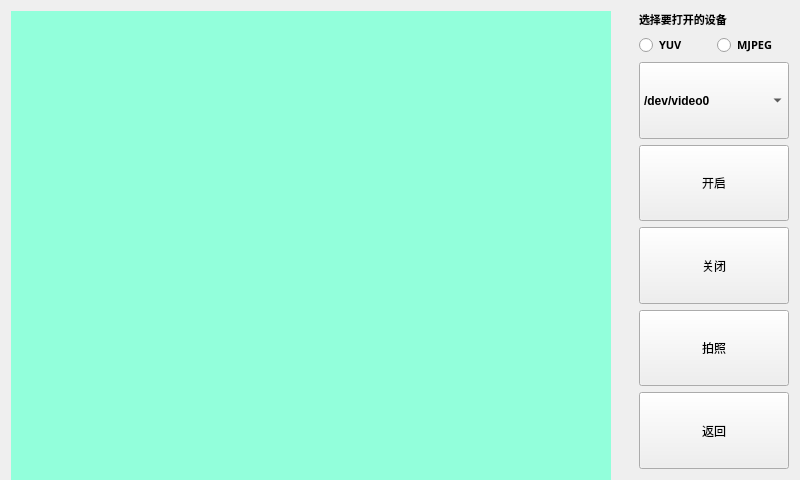
<?xml version="1.0" encoding="UTF-8"?>
<ui version="4.0">
 <class>camera</class>
 <widget class="QWidget" name="camera">
  <property name="geometry">
   <rect>
    <x>0</x>
    <y>0</y>
    <width>800</width>
    <height>480</height>
   </rect>
  </property>
  <property name="minimumSize">
   <size>
    <width>800</width>
    <height>480</height>
   </size>
  </property>
  <property name="maximumSize">
   <size>
    <width>800</width>
    <height>480</height>
   </size>
  </property>
  <property name="windowTitle">
   <string>Form</string>
  </property>
  <layout class="QGridLayout" name="gridLayout">
   <item row="0" column="0">
    <layout class="QHBoxLayout" name="horizontalLayout_2">
     <item>
      <widget class="QLabel" name="videoLb">
       <property name="sizePolicy">
        <sizepolicy hsizetype="Expanding" vsizetype="Expanding">
         <horstretch>0</horstretch>
         <verstretch>0</verstretch>
        </sizepolicy>
       </property>
       <property name="minimumSize">
        <size>
         <width>600</width>
         <height>480</height>
        </size>
       </property>
       <property name="maximumSize">
        <size>
         <width>600</width>
         <height>480</height>
        </size>
       </property>
       <property name="styleSheet">
        <string notr="true">background-color: rgb(146, 255, 219);</string>
       </property>
       <property name="text">
        <string/>
       </property>
      </widget>
     </item>
     <item>
      <spacer name="horizontalSpacer">
       <property name="orientation">
        <enum>Qt::Horizontal</enum>
       </property>
       <property name="sizeHint" stdset="0">
        <size>
         <width>40</width>
         <height>20</height>
        </size>
       </property>
      </spacer>
     </item>
     <item>
      <layout class="QVBoxLayout" name="verticalLayout">
       <item>
        <widget class="QLabel" name="label_2">
         <property name="sizePolicy">
          <sizepolicy hsizetype="Maximum" vsizetype="Fixed">
           <horstretch>0</horstretch>
           <verstretch>0</verstretch>
          </sizepolicy>
         </property>
         <property name="minimumSize">
          <size>
           <width>150</width>
           <height>0</height>
          </size>
         </property>
         <property name="maximumSize">
          <size>
           <width>100</width>
           <height>16777215</height>
          </size>
         </property>
         <property name="font">
          <font>
           <family>Adobe 宋体 Std L</family>
           <pointsize>8</pointsize>
           <weight>75</weight>
           <bold>true</bold>
          </font>
         </property>
         <property name="text">
          <string>选择要打开的设备</string>
         </property>
        </widget>
       </item>
       <item>
        <layout class="QHBoxLayout" name="horizontalLayout">
         <item>
          <widget class="QRadioButton" name="yuvTyRb">
           <property name="minimumSize">
            <size>
             <width>50</width>
             <height>0</height>
            </size>
           </property>
           <property name="maximumSize">
            <size>
             <width>100</width>
             <height>16777215</height>
            </size>
           </property>
           <property name="font">
            <font>
             <family>Adobe 宋体 Std L</family>
             <pointsize>8</pointsize>
             <weight>75</weight>
             <bold>true</bold>
            </font>
           </property>
           <property name="text">
            <string>YUV</string>
           </property>
          </widget>
         </item>
         <item>
          <widget class="QRadioButton" name="jpegTyRb">
           <property name="minimumSize">
            <size>
             <width>50</width>
             <height>0</height>
            </size>
           </property>
           <property name="maximumSize">
            <size>
             <width>100</width>
             <height>16777215</height>
            </size>
           </property>
           <property name="font">
            <font>
             <family>Adobe 宋体 Std L</family>
             <pointsize>8</pointsize>
             <weight>75</weight>
             <bold>true</bold>
            </font>
           </property>
           <property name="text">
            <string>MJPEG</string>
           </property>
          </widget>
         </item>
        </layout>
       </item>
       <item>
        <widget class="QComboBox" name="deviceCb">
         <property name="sizePolicy">
          <sizepolicy hsizetype="Maximum" vsizetype="Expanding">
           <horstretch>0</horstretch>
           <verstretch>0</verstretch>
          </sizepolicy>
         </property>
         <property name="minimumSize">
          <size>
           <width>150</width>
           <height>0</height>
          </size>
         </property>
         <property name="maximumSize">
          <size>
           <width>200</width>
           <height>16777215</height>
          </size>
         </property>
         <property name="font">
          <font>
           <weight>75</weight>
           <bold>true</bold>
          </font>
         </property>
         <item>
          <property name="text">
           <string>/dev/video0</string>
          </property>
         </item>
         <item>
          <property name="text">
           <string>/dev/video1</string>
          </property>
         </item>
         <item>
          <property name="text">
           <string>/dev/video2</string>
          </property>
         </item>
         <item>
          <property name="text">
           <string>/dev/video3</string>
          </property>
         </item>
         <item>
          <property name="text">
           <string>/dev/video4</string>
          </property>
         </item>
         <item>
          <property name="text">
           <string>/dev/video5</string>
          </property>
         </item>
         <item>
          <property name="text">
           <string>/dev/video6</string>
          </property>
         </item>
         <item>
          <property name="text">
           <string>/dev/video7</string>
          </property>
         </item>
         <item>
          <property name="text">
           <string>/dev/video8</string>
          </property>
         </item>
        </widget>
       </item>
       <item>
        <widget class="QPushButton" name="startBt">
         <property name="sizePolicy">
          <sizepolicy hsizetype="Maximum" vsizetype="Expanding">
           <horstretch>0</horstretch>
           <verstretch>0</verstretch>
          </sizepolicy>
         </property>
         <property name="minimumSize">
          <size>
           <width>150</width>
           <height>0</height>
          </size>
         </property>
         <property name="maximumSize">
          <size>
           <width>200</width>
           <height>16777215</height>
          </size>
         </property>
         <property name="text">
          <string>开启</string>
         </property>
        </widget>
       </item>
       <item>
        <widget class="QPushButton" name="stopBt">
         <property name="sizePolicy">
          <sizepolicy hsizetype="Maximum" vsizetype="Expanding">
           <horstretch>0</horstretch>
           <verstretch>0</verstretch>
          </sizepolicy>
         </property>
         <property name="minimumSize">
          <size>
           <width>150</width>
           <height>0</height>
          </size>
         </property>
         <property name="maximumSize">
          <size>
           <width>200</width>
           <height>16777215</height>
          </size>
         </property>
         <property name="text">
          <string>关闭</string>
         </property>
        </widget>
       </item>
       <item>
        <widget class="QPushButton" name="camBt">
         <property name="sizePolicy">
          <sizepolicy hsizetype="Maximum" vsizetype="Expanding">
           <horstretch>0</horstretch>
           <verstretch>0</verstretch>
          </sizepolicy>
         </property>
         <property name="minimumSize">
          <size>
           <width>150</width>
           <height>0</height>
          </size>
         </property>
         <property name="maximumSize">
          <size>
           <width>200</width>
           <height>16777215</height>
          </size>
         </property>
         <property name="text">
          <string>拍照</string>
         </property>
        </widget>
       </item>
       <item>
        <widget class="QPushButton" name="returnBt">
         <property name="sizePolicy">
          <sizepolicy hsizetype="Minimum" vsizetype="Expanding">
           <horstretch>0</horstretch>
           <verstretch>0</verstretch>
          </sizepolicy>
         </property>
         <property name="minimumSize">
          <size>
           <width>150</width>
           <height>0</height>
          </size>
         </property>
         <property name="maximumSize">
          <size>
           <width>200</width>
           <height>16777215</height>
          </size>
         </property>
         <property name="text">
          <string>返回</string>
         </property>
        </widget>
       </item>
      </layout>
     </item>
    </layout>
   </item>
  </layout>
 </widget>
 <resources/>
 <connections/>
</ui>
